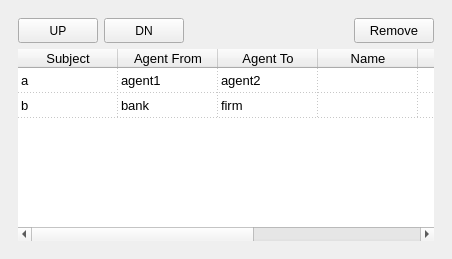
  <widget class="QDockWidget" name="dockWidget_5">
   <property name="sizePolicy">
    <sizepolicy hsizetype="Expanding" vsizetype="Expanding">
     <horstretch>0</horstretch>
     <verstretch>0</verstretch>
    </sizepolicy>
   </property>
   <property name="minimumSize">
    <size>
     <width>452</width>
     <height>200</height>
    </size>
   </property>
   <property name="maximumSize">
    <size>
     <width>1200</width>
     <height>800</height>
    </size>
   </property>
   <property name="floating">
    <bool>false</bool>
   </property>
   <property name="features">
    <set>QDockWidget::DockWidgetFloatable|QDockWidget::DockWidgetMovable</set>
   </property>
   <property name="windowTitle">
    <string>TRANSACTION LIST</string>
   </property>
   <attribute name="dockWidgetArea">
    <number>1</number>
   </attribute>
   <widget class="QWidget" name="dockWidgetContents_5">
    <layout class="QVBoxLayout" name="verticalLayout">
     <item>
      <widget class="QWidget" name="widget_3" native="true">
       <layout class="QGridLayout" name="gridLayout_6">
        <item row="0" column="4">
         <spacer name="horizontalSpacer_8">
          <property name="orientation">
           <enum>Qt::Horizontal</enum>
          </property>
          <property name="sizeHint" stdset="0">
           <size>
            <width>30</width>
            <height>20</height>
           </size>
          </property>
         </spacer>
        </item>
        <item row="0" column="1">
         <widget class="QPushButton" name="moveDnBtn">
          <property name="enabled">
           <bool>true</bool>
          </property>
          <property name="minimumSize">
           <size>
            <width>80</width>
            <height>25</height>
           </size>
          </property>
          <property name="toolTip">
           <string>move down</string>
          </property>
          <property name="styleSheet">
           <string notr="true">QPushButton:disabled{
background-color: rgb(245, 245, 245);
color:rgb(136, 136, 136);
}</string>
          </property>
          <property name="text">
           <string>DN</string>
          </property>
         </widget>
        </item>
        <item row="0" column="0">
         <widget class="QPushButton" name="moveUpBtn">
          <property name="enabled">
           <bool>true</bool>
          </property>
          <property name="minimumSize">
           <size>
            <width>80</width>
            <height>25</height>
           </size>
          </property>
          <property name="toolTip">
           <string>move up</string>
          </property>
          <property name="styleSheet">
           <string notr="true">QPushButton:disabled{
background-color: rgb(245, 245, 245);
color:rgb(136, 136, 136);
}</string>
          </property>
          <property name="text">
           <string>UP</string>
          </property>
         </widget>
        </item>
        <item row="1" column="0" colspan="12">
         <widget class="QTableWidget" name="transactionView">
          <property name="enabled">
           <bool>true</bool>
          </property>
          <property name="minimumSize">
           <size>
            <width>60</width>
            <height>50</height>
           </size>
          </property>
          <property name="baseSize">
           <size>
            <width>70</width>
            <height>40</height>
           </size>
          </property>
          <property name="font">
           <font>
            <family>MS Sans Serif</family>
            <pointsize>10</pointsize>
            <weight>50</weight>
            <italic>false</italic>
            <bold>false</bold>
            <stylestrategy>PreferDefault</stylestrategy>
           </font>
          </property>
          <property name="autoFillBackground">
           <bool>true</bool>
          </property>
          <property name="styleSheet">
           <string notr="true"/>
          </property>
          <property name="frameShape">
           <enum>QFrame::NoFrame</enum>
          </property>
          <property name="frameShadow">
           <enum>QFrame::Plain</enum>
          </property>
          <property name="dragDropMode">
           <enum>QAbstractItemView::NoDragDrop</enum>
          </property>
          <property name="defaultDropAction">
           <enum>Qt::IgnoreAction</enum>
          </property>
          <property name="selectionMode">
           <enum>QAbstractItemView::SingleSelection</enum>
          </property>
          <property name="selectionBehavior">
           <enum>QAbstractItemView::SelectItems</enum>
          </property>
          <property name="showGrid">
           <bool>true</bool>
          </property>
          <property name="gridStyle">
           <enum>Qt::DotLine</enum>
          </property>
          <property name="sortingEnabled">
           <bool>false</bool>
          </property>
          <property name="columnCount">
           <number>7</number>
          </property>
          <attribute name="horizontalHeaderMinimumSectionSize">
           <number>100</number>
          </attribute>
          <attribute name="horizontalHeaderDefaultSectionSize">
           <number>100</number>
          </attribute>
          <attribute name="horizontalHeaderStretchLastSection">
           <bool>false</bool>
          </attribute>
          <attribute name="verticalHeaderVisible">
           <bool>false</bool>
          </attribute>
          <attribute name="verticalHeaderMinimumSectionSize">
           <number>25</number>
          </attribute>
          <attribute name="verticalHeaderDefaultSectionSize">
           <number>25</number>
          </attribute>
          <row>
           <property name="text">
            <string>Neue Zeile</string>
           </property>
          </row>
          <row>
           <property name="text">
            <string>test</string>
           </property>
          </row>
          <column>
           <property name="text">
            <string>Subject</string>
           </property>
           <property name="background">
            <color alpha="0">
             <red>255</red>
             <green>255</green>
             <blue>255</blue>
            </color>
           </property>
          </column>
          <column>
           <property name="text">
            <string>Agent From</string>
           </property>
          </column>
          <column>
           <property name="text">
            <string>Agent To</string>
           </property>
          </column>
          <column>
           <property name="text">
            <string>Name</string>
           </property>
          </column>
          <column>
           <property name="text">
            <string>Flow</string>
           </property>
          </column>
          <column>
           <property name="text">
            <string>Unidirectional</string>
           </property>
          </column>
          <column>
           <property name="text">
            <string>Quantity</string>
           </property>
          </column>
          <item row="0" column="0">
           <property name="text">
            <string>a</string>
           </property>
          </item>
          <item row="0" column="1">
           <property name="text">
            <string>agent1</string>
           </property>
          </item>
          <item row="0" column="2">
           <property name="text">
            <string>agent2</string>
           </property>
          </item>
          <item row="1" column="0">
           <property name="text">
            <string>b</string>
           </property>
          </item>
          <item row="1" column="1">
           <property name="text">
            <string>bank</string>
           </property>
          </item>
          <item row="1" column="2">
           <property name="text">
            <string>firm</string>
           </property>
          </item>
          <item row="1" column="3">
           <property name="text">
            <string/>
           </property>
          </item>
         </widget>
        </item>
        <item row="0" column="2" colspan="2">
         <spacer name="horizontalSpacer_7">
          <property name="orientation">
           <enum>Qt::Horizontal</enum>
          </property>
          <property name="sizeType">
           <enum>QSizePolicy::Fixed</enum>
          </property>
          <property name="sizeHint" stdset="0">
           <size>
            <width>30</width>
            <height>20</height>
           </size>
          </property>
         </spacer>
        </item>
        <item row="0" column="8" colspan="4">
         <widget class="QPushButton" name="removeButton">
          <property name="minimumSize">
           <size>
            <width>80</width>
            <height>25</height>
           </size>
          </property>
          <property name="toolTip">
           <string>&lt;html&gt;&lt;head/&gt;&lt;body&gt;&lt;p&gt;Remove the curently selected transaction&lt;/p&gt;&lt;/body&gt;&lt;/html&gt;</string>
          </property>
          <property name="styleSheet">
           <string notr="true">font-size: 10pt;</string>
          </property>
          <property name="text">
           <string>  Remove  </string>
          </property>
         </widget>
        </item>
       </layout>
      </widget>
     </item>
    </layout>
   </widget>
  </widget>
